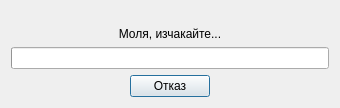
<?xml version="1.0" encoding="UTF-8"?>
<ui version="4.0">
 <class>UpdateDownloaderClass</class>
 <widget class="QDialog" name="UpdateDownloaderClass">
  <property name="geometry">
   <rect>
    <x>0</x>
    <y>0</y>
    <width>340</width>
    <height>108</height>
   </rect>
  </property>
  <property name="windowTitle">
   <string>UpdateDownloader</string>
  </property>
  <layout class="QVBoxLayout" name="verticalLayout">
   <item>
    <spacer name="verticalSpacer_2">
     <property name="orientation">
      <enum>Qt::Vertical</enum>
     </property>
     <property name="sizeHint" stdset="0">
      <size>
       <width>20</width>
       <height>40</height>
      </size>
     </property>
    </spacer>
   </item>
   <item>
    <widget class="QLabel" name="label">
     <property name="text">
      <string>Моля, изчакайте...</string>
     </property>
     <property name="alignment">
      <set>Qt::AlignCenter</set>
     </property>
    </widget>
   </item>
   <item>
    <widget class="QProgressBar" name="progressBar">
     <property name="value">
      <number>0</number>
     </property>
     <property name="alignment">
      <set>Qt::AlignCenter</set>
     </property>
     <property name="textVisible">
      <bool>false</bool>
     </property>
    </widget>
   </item>
   <item>
    <spacer name="verticalSpacer">
     <property name="orientation">
      <enum>Qt::Vertical</enum>
     </property>
     <property name="sizeHint" stdset="0">
      <size>
       <width>20</width>
       <height>0</height>
      </size>
     </property>
    </spacer>
   </item>
   <item>
    <layout class="QHBoxLayout" name="horizontalLayout">
     <item>
      <spacer name="horizontalSpacer">
       <property name="orientation">
        <enum>Qt::Horizontal</enum>
       </property>
       <property name="sizeHint" stdset="0">
        <size>
         <width>40</width>
         <height>20</height>
        </size>
       </property>
      </spacer>
     </item>
     <item>
      <widget class="QPushButton" name="pushButton_2">
       <property name="text">
        <string>Отказ</string>
       </property>
      </widget>
     </item>
     <item>
      <spacer name="horizontalSpacer_2">
       <property name="orientation">
        <enum>Qt::Horizontal</enum>
       </property>
       <property name="sizeHint" stdset="0">
        <size>
         <width>40</width>
         <height>20</height>
        </size>
       </property>
      </spacer>
     </item>
    </layout>
   </item>
  </layout>
 </widget>
 <layoutdefault spacing="6" margin="11"/>
 <resources/>
 <connections/>
</ui>
